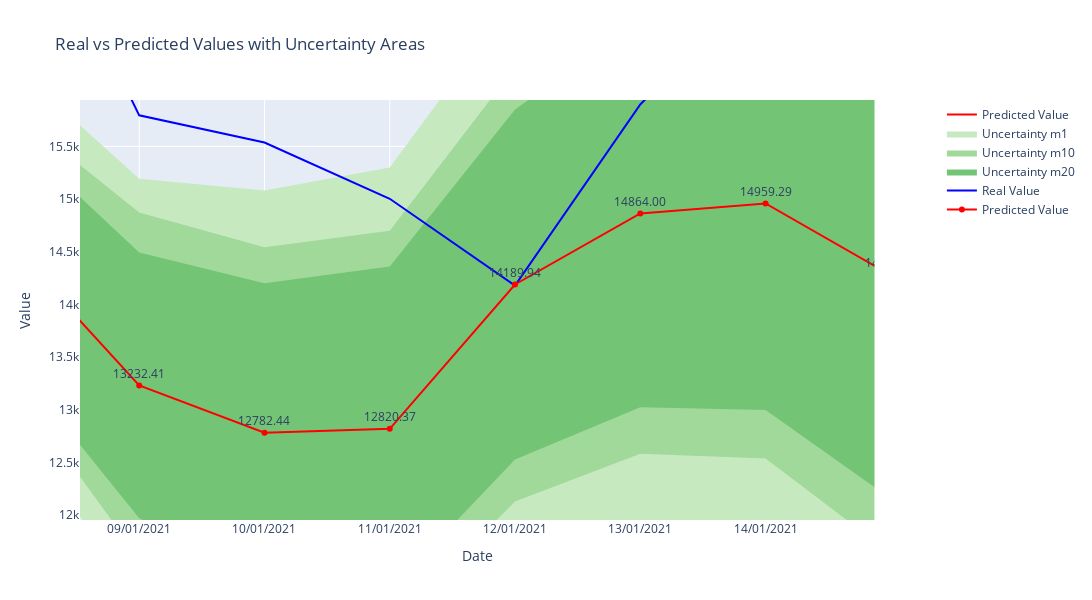

This figure's notebook cell:
### Code cell
## import plotly.graph_objects as go
from plotly.subplots import make_subplots

APE = Fcast_HF_mx_df['Forecast'].apply(lambda x: f"{x:.2f}")
###To uncertainty3
#APE = Fcast_HF_mx_df['m20']/20
###To uncertainty
#APE = Fcast_HF_mx_df['m20']/10

# Create a figure with secondary y-axis
fig = make_subplots(specs=[[{"secondary_y": True}]])

# Add predicted values
fig.add_trace(go.Scatter(x=Fcast_HF_mx_df['Fechas'], y=Fcast_HF_mx_df['Forecast'], name='Predicted Value', mode='lines', line=dict(color='red')), secondary_y=False)

# Add uncertainty areas for m1, m10, and m20
for m, color in zip(['m1', 'm10', 'm20'], ['#C7E9C0', '#A1D99B', '#74C476']):
#for m, color in zip(['m20', 'm10', 'm1'], ['#C7E9C0', '#A1D99B', '#74C476']):

    
    fig.add_trace(go.Scatter(x=pd.concat([Fcast_HF_mx_df['Fechas'], Fcast_HF_mx_df['Fechas'][::-1]]),
                             y=pd.concat([Fcast_HF_mx_df['Forecast'] + Fcast_HF_mx_df[m], (Fcast_HF_mx_df['Forecast'] - Fcast_HF_mx_df[m])[::-1]]),
                             fill='toself',
                             fillcolor=color,
                             line=dict(color='rgba(255,255,255,0)'),
                             name=f'Uncertainty {m}',
                             showlegend=True), secondary_y=False)
    
# Add real values
fig.add_trace(go.Scatter(x=Fcast_HF_mx_df['Fechas'], y=Fcast_HF_mx_df['Real'], name='Real Value', mode='lines', line=dict(color='blue')), secondary_y=False)

# Add predicted values
fig.add_trace(go.Scatter(x=Fcast_HF_mx_df['Fechas'], y=Fcast_HF_mx_df['Forecast'], text = APE,
                         name='Predicted Value', mode='lines+markers+text', line=dict(color='red'),textposition="top center"
                         ), secondary_y=False)
    

# Update layout

fig.update_layout(width=1100,  # Establece el ancho de la gráfica en píxeles
                  height=600,  # Establece la altura de la gráfica en píxeles
                  title='Real vs Predicted Values with Uncertainty Areas',
                  xaxis_title='Date',
                  yaxis_title='Value')

fig.update_yaxes(title_text="Value", secondary_y=False)

fig.show()

### Figure 1 — Plotly figure (JSON) as saved in the notebook; plotly's stock layout.template omitted (floating-point values rounded to 4 significant figures)
{"data": [{"line": {"color": "red"}, "mode": "lines", "name": "Predicted Value", "type": "scatter", "x": ["02/01/2021", "03/01/2021", "04/01/2021", "05/01/2021", "06/01/2021", "07/01/2021", "08/01/2021", "09/01/2021", "10/01/2021", "11/01/2021", "12/01/2021", "13/01/2021", "14/01/2021", "15/01/2021", "16/01/2021", "17/01/2021", "18/01/2021", "19/01/2021", "20/01/2021", "21/01/2021", "22/01/2021"], "xaxis": "x", "y": [11050.0, 9801.0, 10580.0, 13090.0, 15400.0, 15280.0, 14530.0, 13230.0, 12780.0, 12820.0, 14190.0, 14860.0, 14960.0, 14280.0, 13630.0, 13210.0, 13660.0, 14320.0, 14810.0, 14740.0, 14340.0], "yaxis": "y"}, {"fill": "toself", "fillcolor": "#C7E9C0", "line": {"color": "rgba(255,255,255,0)"}, "name": "Uncertainty m1", "showlegend": true, "type": "scatter", "x": ["02/01/2021", "03/01/2021", "04/01/2021", "05/01/2021", "06/01/2021", "07/01/2021", "08/01/2021", "09/01/2021", "10/01/2021", "11/01/2021", "12/01/2021", "13/01/2021", "14/01/2021", "15/01/2021", "16/01/2021", "17/01/2021", "18/01/2021", "19/01/2021", "20/01/2021", "21/01/2021", "22/01/2021", "22/01/2021", "21/01/2021", "20/01/2021", "19/01/2021", "18/01/2021", "17/01/2021", "16/01/2021", "15/01/2021", "14/01/2021", "13/01/2021", "12/01/2021", "11/01/2021", "10/01/2021", "09/01/2021", "08/01/2021", "07/01/2021", "06/01/2021", "05/01/2021", "04/01/2021", "03/01/2021", "02/01/2021"], "xaxis": "x", "y": [11710.0, 10700.0, 11740.0, 14430.0, 16900.0, 16840.0, 16270.0, 15190.0, 15080.0, 15300.0, 16910.0, 17900.0, 18200.0, 17840.0, 17510.0, 17310.0, 18060.0, 19020.0, 19810.0, 20040.0, 20020.0, 8659.0, 9440.0, 9811.0, 9622.0, 9264.0, 9108.0, 9755.0, 10720.0, 11720.0, 11820.0, 11470.0, 10340.0, 10480.0, 11270.0, 12790.0, 13720.0, 13900.0, 11750.0, 9424.0, 8901.0, 10390.0], "yaxis": "y"}, {"fill": "toself", "fillcolor": "#A1D99B", "line": {"color": "rgba(255,255,255,0)"}, "name": "Uncertainty m10", "showlegend": true, "type": "scatter", "x": ["02/01/2021", "03/01/2021", "04/01/2021", "05/01/2021", "06/01/2021", "07/01/2021", "08/01/2021", "09/01/2021", "10/01/2021", "11/01/2021", "12/01/2021", "13/01/2021", "14/01/2021", "15/01/2021", "16/01/2021", "17/01/2021", "18/01/2021", "19/01/2021", "20/01/2021", "21/01/2021", "22/01/2021", "22/01/2021", "21/01/2021", "20/01/2021", "19/01/2021", "18/01/2021", "17/01/2021", "16/01/2021", "15/01/2021", "14/01/2021", "13/01/2021", "12/01/2021", "11/01/2021", "10/01/2021", "09/01/2021", "08/01/2021", "07/01/2021", "06/01/2021", "05/01/2021", "04/01/2021", "03/01/2021", "02/01/2021"], "xaxis": "x", "y": [11690.0, 10600.0, 11420.0, 14030.0, 16440.0, 16480.0, 15830.0, 14870.0, 14540.0, 14700.0, 16250.0, 17140.0, 17380.0, 16920.0, 16450.0, 16250.0, 16920.0, 17740.0, 18490.0, 18620.0, 18400.0, 10280.0, 10860.0, 11130.0, 10900.0, 10400.0, 10170.0, 10810.0, 11640.0, 12540.0, 12580.0, 12130.0, 10940.0, 11020.0, 11590.0, 13230.0, 14080.0, 14360.0, 12150.0, 9744.0, 9001.0, 10410.0], "yaxis": "y"}, {"fill": "toself", "fillcolor": "#74C476", "line": {"color": "rgba(255,255,255,0)"}, "name": "Uncertainty m20", "showlegend": true, "type": "scatter", "x": ["02/01/2021", "03/01/2021", "04/01/2021", "05/01/2021", "06/01/2021", "07/01/2021", "08/01/2021", "09/01/2021", "10/01/2021", "11/01/2021", "12/01/2021", "13/01/2021", "14/01/2021", "15/01/2021", "16/01/2021", "17/01/2021", "18/01/2021", "19/01/2021", "20/01/2021", "21/01/2021", "22/01/2021", "22/01/2021", "21/01/2021", "20/01/2021", "19/01/2021", "18/01/2021", "17/01/2021", "16/01/2021", "15/01/2021", "14/01/2021", "13/01/2021", "12/01/2021", "11/01/2021", "10/01/2021", "09/01/2021", "08/01/2021", "07/01/2021", "06/01/2021", "05/01/2021", "04/01/2021", "03/01/2021", "02/01/2021"], "xaxis": "x", "y": [11510.0, 10340.0, 11220.0, 13830.0, 16260.0, 16240.0, 15610.0, 14490.0, 14200.0, 14360.0, 15850.0, 16700.0, 16920.0, 16400.0, 15930.0, 15630.0, 16220.0, 17000.0, 17690.0, 17820.0, 17700.0, 10980.0, 11660.0, 11930.0, 11640.0, 11100.0, 10790.0, 11330.0, 12160.0, 13000.0, 13020.0, 12530.0, 11280.0, 11360.0, 11970.0, 13450.0, 14320.0, 14540.0, 12350.0, 9944.0, 9261.0, 10590.0], "yaxis": "y"}, {"line": {"color": "blue"}, "mode": "lines", "name": "Real Value", "type": "scatter", "x": ["02/01/2021", "03/01/2021", "04/01/2021", "05/01/2021", "06/01/2021", "07/01/2021", "08/01/2021", "09/01/2021", "10/01/2021", "11/01/2021", "12/01/2021", "13/01/2021", "14/01/2021", "15/01/2021", "16/01/2021", "17/01/2021", "18/01/2021", "19/01/2021", "20/01/2021", "21/01/2021", "22/01/2021"], "xaxis": "x", "y": [11528, 9412, 10311, 16835, 16805, 17576, 18221, 15790.0, 15540.0, 15003, 14179, 15898, 17121, 21078, 20855, 17379, 14719, 15939, 17908, 15366, 15073], "yaxis": "y"}, {"line": {"color": "red"}, "mode": "lines+markers+text", "name": "Predicted Value", "text": ["11047.00", "9801.08", "10584.46", "13086.83", "15400.51", "15276.76", "14528.03", "13232.41", "12782.44", "12820.37", "14189.94", "14864.00", "14959.29", "14278.01", "13634.55", "13207.83", "13664.13", "14321.79", "14811.36", "14739.90", "14339.49"], "textposition": "top center", "type": "scatter", "x": ["02/01/2021", "03/01/2021", "04/01/2021", "05/01/2021", "06/01/2021", "07/01/2021", "08/01/2021", "09/01/2021", "10/01/2021", "11/01/2021", "12/01/2021", "13/01/2021", "14/01/2021", "15/01/2021", "16/01/2021", "17/01/2021", "18/01/2021", "19/01/2021", "20/01/2021", "21/01/2021", "22/01/2021"], "xaxis": "x", "y": [11050.0, 9801.0, 10580.0, 13090.0, 15400.0, 15280.0, 14530.0, 13230.0, 12780.0, 12820.0, 14190.0, 14860.0, 14960.0, 14280.0, 13630.0, 13210.0, 13660.0, 14320.0, 14810.0, 14740.0, 14340.0], "yaxis": "y"}], "layout": {"height": 600, "title": {"text": "Real vs Predicted Values with Uncertainty Areas"}, "width": 1100, "xaxis": {"anchor": "y", "autorange": false, "domain": [0, 0.94], "range": [6.527, 12.87], "title": {"text": "Date"}, "type": "category"}, "yaxis": {"anchor": "x", "autorange": false, "domain": [0, 1], "range": [11960.0, 15940.0], "title": {"text": "Value"}, "type": "linear"}, "yaxis2": {"anchor": "x", "overlaying": "y", "side": "right"}}}
